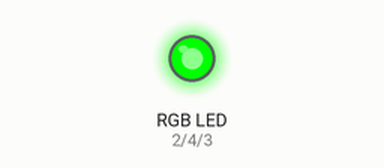
Recording of a sketch running on a simulated Arduino Uno, built with avr-gcc and run on an emulated ATmega328P. Shown: an RGB LED mixed from three pins (HIGH = lit).

Above: at 0.05 s.
At 3.75 s:
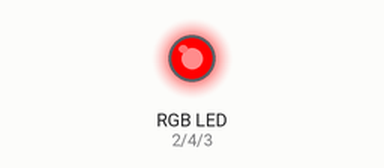
At 5.65 s:
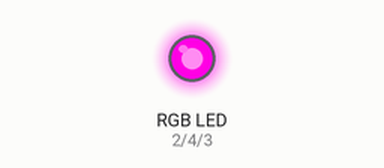
At 7.55 s:
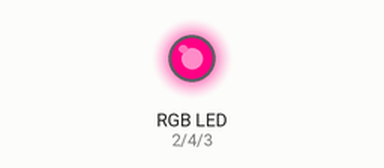
At 11.35 s:
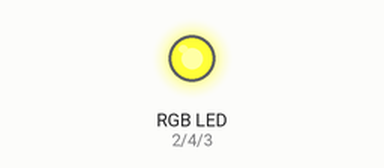
At 15.25 s:
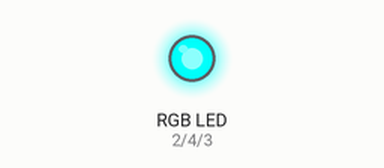
Timing chart, 0 to 19.9 s (numbered marks = the images above):
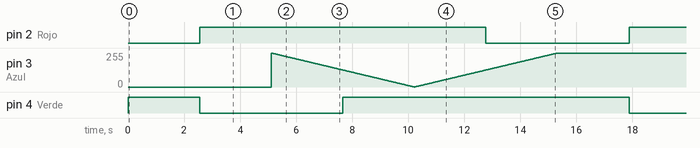

The sketch:

LedRGB.ino
```cpp
#define Verde 4
#define Azul 3
#define Rojo 2
int redFade, blueFade, greenFade;
void setup() {

}

void loop(){
  int redVal = 255;
  int blueVal = 0;
  int greenVal = 0;
  for(int i = 0, redFade =  255, blueFade = 0; i < 255 ; i ++, redFade--, greenFade++){
    analogWrite(Verde, 255 - greenFade);
    analogWrite(Rojo, 255 - redFade);
    delay(20);
  }

  for(int i = 0, greenVal = 255, blueFade = 0; i < 255 ; i++, blueFade++, greenFade--){
    analogWrite(Azul, 255 - blueFade);
    analogWrite(Verde, 255 - greenFade);
    delay(20);
  }

  for(int i = 0, blueFade = 255, redFade = 0; i < 255 ; i++, redFade++, blueFade--){
    analogWrite(Rojo, 255 - redFade);
    analogWrite(Azul, 255 - blueFade);
    delay(20);
  }
}
```

Measured:
- by itself, pin 2 (Rojo): alternates HIGH for 10.2 s and LOW for 5.1 s
- by itself, pin 4 (Verde): repeats every 15.3 s: LOW 5.1 s, HIGH 10.2 s
